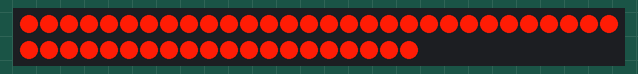
Recording of a sketch running on a simulated ATtiny85, built with avr-gcc and run on an emulated ATtiny85. Shown: 50 RGB LEDs in strip order, left to right, continuing on the next row. Dim RGB values are drawn brighter than linear; the strip is taken to match the declared colour order; random numbers use the default seed unless the sketch sets one.

Above: at 3.6 s.
At 8.88 s:
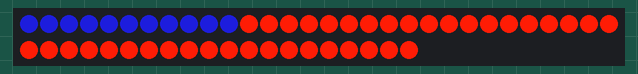
At 9.81 s:
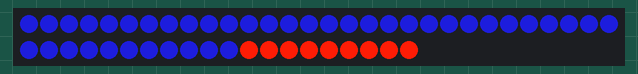
At 13.76 s:
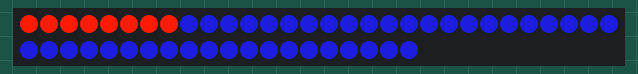
At 16.99 s:
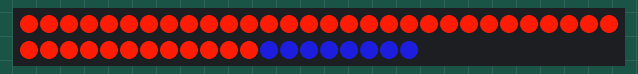
At 27.3 s:
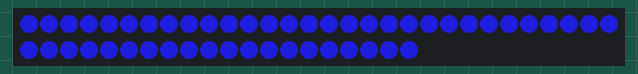

The sketch:

ILLINI-Single-Letter.ino
```cpp
// (licence header left out)
#include <Adafruit_NeoPixel.h>
#ifdef __AVR__
  #include <avr/power.h>
#endif
int pixelrand;
int colorrand;
// Which pin on the Arduino is connected to the NeoPixels?

#define PIN            0

// How many NeoPixels are attached to the Arduino?
#define NUMPIXELS      50

Adafruit_NeoPixel pixels = Adafruit_NeoPixel(NUMPIXELS, PIN, NEO_BRG + NEO_KHZ800);

int delayval = 5000; // delay for half a second
int delayval2 = 20;
void setup() {
  // This is for Trinket 5V 16MHz, you can remove these three lines if you are not using a Trinket
#if defined (__AVR_ATtiny85__)
  if (F_CPU == 16000000) clock_prescale_set(clock_div_1);
#endif
  // End of trinket special code

  pixels.begin(); // This initializes the NeoPixel library.
}

void loop() {
  delayval = random(3000,8000);
  delayval2 = random(20,100);
  for(int i=0;i<NUMPIXELS;i++){

    // pixels.Color takes RGB values, from 0,0,0 up to 255,255,255
    pixels.setPixelColor(i, pixels.Color(255,28,5));
    pixels.show();
    delay(delayval2);
  }
  delay(delayval);
  delayval = random(3000,8000);
  delayval2 = random(20,70);
  for(int i=0;i<NUMPIXELS;i++){

    // pixels.Color takes RGB values, from 0,0,0 up to 255,255,255
    pixels.setPixelColor(i, pixels.Color(20,20,150));
    pixels.show();
    delay(delayval2);
  }
  delay(delayval); // Delay for a period of time (in milliseconds).

}
```
